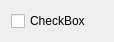
<?xml version="1.0" encoding="UTF-8"?>
<ui version="4.0">
 <class>BoolWidget</class>
 <widget class="QWidget" name="BoolWidget">
  <property name="geometry">
   <rect>
    <x>0</x>
    <y>0</y>
    <width>114</width>
    <height>42</height>
   </rect>
  </property>
  <property name="windowTitle">
   <string>Form</string>
  </property>
  <layout class="QHBoxLayout" name="horizontalLayout">
   <item>
    <widget class="QCheckBox" name="checkBox">
     <property name="text">
      <string>CheckBox</string>
     </property>
    </widget>
   </item>
  </layout>
 </widget>
 <resources/>
 <connections/>
</ui>
